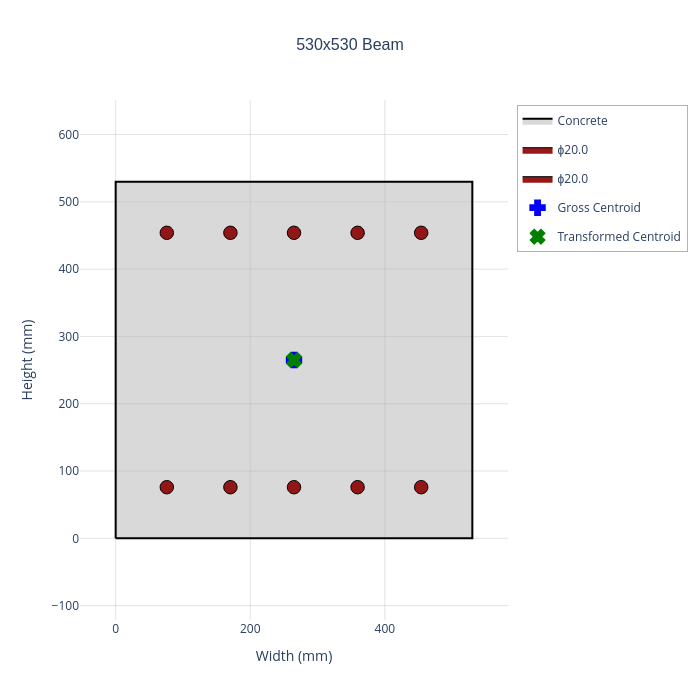

The notebook cell saved with this chart:
### Markdown cell above
## Making a Rectangular Section

### Code cell
# Section dimensions
width = 530  # mm
height = 530  # mm
cover = 50   # mm (to links, not the longitudinal bars)

# Create section
rect_section = create_rectangular_section(
    width=width,
    height=height,
    section_name=f"{width}x{height} Beam",
)

# Define reinforcement
link_diameter = 16
tension_bar_diameter = 20
compression_bar_diameter = 20

# Calculate bar positions (y-coordinate from bottom)
y_tension = cover + link_diameter + tension_bar_diameter / 2
y_compression = height - cover - link_diameter - compression_bar_diameter / 2

# Side cover for main bars
side_cover = cover + link_diameter

# Tension reinforcement - using create_linear_rebar_layer
tension_rebar = Rebar(diameter=tension_bar_diameter)
num_btm_bars = 5
tension_layer = create_linear_rebar_layer(
    rebar=tension_rebar,
    n_bars=num_btm_bars,
    start_point=(side_cover + tension_bar_diameter / 2, y_tension),
    end_point=(width - side_cover - tension_bar_diameter / 2, y_tension),
)
rect_section.add_rebar_group(tension_layer)

# Compression reinforcement
compression_rebar = Rebar(diameter=compression_bar_diameter)
num_top_bars = 5
compression_layer = create_linear_rebar_layer(
    rebar=compression_rebar,
    n_bars=num_top_bars,
    start_point=(side_cover + compression_bar_diameter / 2, y_compression),
    end_point=(width - side_cover - compression_bar_diameter / 2, y_compression),
)
rect_section.add_rebar_group(compression_layer)

# Shear reinforcement (H10@200, 2-leg links)
shear_rebar = ShearRebar(
    diameter=link_diameter,
    link_spacing=200,
    n_legs=2,
)

rect_section.plot(concrete=concrete)

print(f"Section: {rect_section.section_name}")
print(f"Dimensions: {width}mm x {height}mm")
print(f"Concrete: {concrete.grade} (f_ck = {concrete.f_ck} MPa, f_cd = {concrete.f_cd:.2f} MPa)")
print(f"Tension steel: {num_btm_bars}H{tension_bar_diameter} (A_s = {num_btm_bars * tension_rebar.area:.0f} mm²)")
print(f"Compression steel: {num_btm_bars}H{compression_bar_diameter} (A_s' = {num_top_bars * compression_rebar.area:.0f} mm²)")
print(f"Shear links: H{link_diameter}@{shear_rebar.link_spacing} ({shear_rebar.n_legs}-leg)")
print(f"Reinforcement ratio: {rect_section.reinforcement_ratio:.3%}")

### Figure 1 — Plotly figure (JSON) as saved in the notebook; plotly's stock layout.template omitted (floating-point values rounded to 4 significant figures)
{"data": [{"fill": "toself", "fillcolor": "rgba(180, 180, 180, 0.5)", "hoverinfo": "text", "hoveron": "fills+points", "hovertext": "<b>Concrete Section</b><br>Section Name: 530x530 Beam<br>Material Name: Concrete<br>Grade: C30/37<br>Gross I_xx: 6,575 x10⁶ mm⁴<br>Gross I_yy: 6,575 x10⁶ mm⁴<br>Reinforcement Ratio: 0.0112<br>Elastic Modulus E_cm: 32.84 GPa<br>Transformed I_xx: 7,147 x10⁶ mm⁴<br>Transformed I_yy: 6,861 x10⁶ mm⁴", "line": {"color": "black", "width": 2}, "mode": "lines", "name": "Concrete", "type": "scatter", "x": [0, 530, 530, 0, 0], "y": [0, 0, 530, 530, 0]}, {"fill": "toself", "fillcolor": "rgba(139, 0, 0, 0.9)", "hoverinfo": "text", "hoveron": "fills+points", "hovertext": "<b>Rebar</b><br>Diameter: ϕ20.0 mm<br>Grade: B500B<br>Area: 314.2 mm²<br>Position: (76.0, 76.0) mm<br>Total Steel Area: 3141.6 mm²", "legendgroup": "group_0", "line": {"color": "black", "width": 1}, "mode": "lines", "name": "ϕ20.0", "showlegend": true, "type": "scatter", "x": [86, 85.8, 85.19, 84.21, 82.89, 81.29, 79.47, 77.51, 75.49, 73.49, 71.6, 69.88, 68.41, 67.26, 66.46, 66.05, 66.05, 66.46, 67.26, 68.41, 69.88, 71.6, 73.49, 75.49, 77.51, 79.47, 81.29, 82.89, 84.21, 85.19, 85.8, 86], "y": [76, 78.01, 79.94, 81.71, 83.25, 84.49, 85.38, 85.88, 85.99, 85.68, 84.98, 83.91, 82.51, 80.85, 78.99, 77.01, 74.99, 73.01, 71.15, 69.49, 68.09, 67.02, 66.32, 66.01, 66.12, 66.62, 67.51, 68.75, 70.29, 72.06, 73.99, 76]}, {"fill": "toself", "fillcolor": "rgba(139, 0, 0, 0.9)", "hoverinfo": "text", "hoveron": "fills+points", "hovertext": "<b>Rebar</b><br>Diameter: ϕ20.0 mm<br>Grade: B500B<br>Area: 314.2 mm²<br>Position: (170.5, 76.0) mm<br>Total Steel Area: 3141.6 mm²", "legendgroup": "group_0", "line": {"color": "black", "width": 1}, "mode": "lines", "name": "ϕ20.0", "showlegend": false, "type": "scatter", "x": [180.5, 180.3, 179.7, 178.7, 177.4, 175.8, 174.0, 172.0, 170.0, 168.0, 166.1, 164.4, 162.9, 161.8, 161.0, 160.6, 160.6, 161.0, 161.8, 162.9, 164.4, 166.1, 168.0, 170.0, 172.0, 174.0, 175.8, 177.4, 178.7, 179.7, 180.3, 180.5], "y": [76, 78.01, 79.94, 81.71, 83.25, 84.49, 85.38, 85.88, 85.99, 85.68, 84.98, 83.91, 82.51, 80.85, 78.99, 77.01, 74.99, 73.01, 71.15, 69.49, 68.09, 67.02, 66.32, 66.01, 66.12, 66.62, 67.51, 68.75, 70.29, 72.06, 73.99, 76]}, {"fill": "toself", "fillcolor": "rgba(139, 0, 0, 0.9)", "hoverinfo": "text", "hoveron": "fills+points", "hovertext": "<b>Rebar</b><br>Diameter: ϕ20.0 mm<br>Grade: B500B<br>Area: 314.2 mm²<br>Position: (265.0, 76.0) mm<br>Total Steel Area: 3141.6 mm²", "legendgroup": "group_0", "line": {"color": "black", "width": 1}, "mode": "lines", "name": "ϕ20.0", "showlegend": false, "type": "scatter", "x": [275, 274.8, 274.2, 273.2, 271.9, 270.3, 268.5, 266.5, 264.5, 262.5, 260.6, 258.9, 257.4, 256.3, 255.5, 255.1, 255.1, 255.5, 256.3, 257.4, 258.9, 260.6, 262.5, 264.5, 266.5, 268.5, 270.3, 271.9, 273.2, 274.2, 274.8, 275], "y": [76, 78.01, 79.94, 81.71, 83.25, 84.49, 85.38, 85.88, 85.99, 85.68, 84.98, 83.91, 82.51, 80.85, 78.99, 77.01, 74.99, 73.01, 71.15, 69.49, 68.09, 67.02, 66.32, 66.01, 66.12, 66.62, 67.51, 68.75, 70.29, 72.06, 73.99, 76]}, {"fill": "toself", "fillcolor": "rgba(139, 0, 0, 0.9)", "hoverinfo": "text", "hoveron": "fills+points", "hovertext": "<b>Rebar</b><br>Diameter: ϕ20.0 mm<br>Grade: B500B<br>Area: 314.2 mm²<br>Position: (359.5, 76.0) mm<br>Total Steel Area: 3141.6 mm²", "legendgroup": "group_0", "line": {"color": "black", "width": 1}, "mode": "lines", "name": "ϕ20.0", "showlegend": false, "type": "scatter", "x": [369.5, 369.3, 368.7, 367.7, 366.4, 364.8, 363.0, 361.0, 359.0, 357.0, 355.1, 353.4, 351.9, 350.8, 350.0, 349.6, 349.6, 350.0, 350.8, 351.9, 353.4, 355.1, 357.0, 359.0, 361.0, 363.0, 364.8, 366.4, 367.7, 368.7, 369.3, 369.5], "y": [76, 78.01, 79.94, 81.71, 83.25, 84.49, 85.38, 85.88, 85.99, 85.68, 84.98, 83.91, 82.51, 80.85, 78.99, 77.01, 74.99, 73.01, 71.15, 69.49, 68.09, 67.02, 66.32, 66.01, 66.12, 66.62, 67.51, 68.75, 70.29, 72.06, 73.99, 76]}, {"fill": "toself", "fillcolor": "rgba(139, 0, 0, 0.9)", "hoverinfo": "text", "hoveron": "fills+points", "hovertext": "<b>Rebar</b><br>Diameter: ϕ20.0 mm<br>Grade: B500B<br>Area: 314.2 mm²<br>Position: (454.0, 76.0) mm<br>Total Steel Area: 3141.6 mm²", "legendgroup": "group_0", "line": {"color": "black", "width": 1}, "mode": "lines", "name": "ϕ20.0", "showlegend": false, "type": "scatter", "x": [464, 463.8, 463.2, 462.2, 460.9, 459.3, 457.5, 455.5, 453.5, 451.5, 449.6, 447.9, 446.4, 445.3, 444.5, 444.1, 444.1, 444.5, 445.3, 446.4, 447.9, 449.6, 451.5, 453.5, 455.5, 457.5, 459.3, 460.9, 462.2, 463.2, 463.8, 464], "y": [76, 78.01, 79.94, 81.71, 83.25, 84.49, 85.38, 85.88, 85.99, 85.68, 84.98, 83.91, 82.51, 80.85, 78.99, 77.01, 74.99, 73.01, 71.15, 69.49, 68.09, 67.02, 66.32, 66.01, 66.12, 66.62, 67.51, 68.75, 70.29, 72.06, 73.99, 76]}, {"fill": "toself", "fillcolor": "rgba(139, 0, 0, 0.9)", "hoverinfo": "text", "hoveron": "fills+points", "hovertext": "<b>Rebar</b><br>Diameter: ϕ20.0 mm<br>Grade: B500B<br>Area: 314.2 mm²<br>Position: (76.0, 454.0) mm<br>Total Steel Area: 3141.6 mm²", "legendgroup": "group_1", "line": {"color": "black", "width": 1}, "mode": "lines", "name": "ϕ20.0", "showlegend": true, "type": "scatter", "x": [86, 85.8, 85.19, 84.21, 82.89, 81.29, 79.47, 77.51, 75.49, 73.49, 71.6, 69.88, 68.41, 67.26, 66.46, 66.05, 66.05, 66.46, 67.26, 68.41, 69.88, 71.6, 73.49, 75.49, 77.51, 79.47, 81.29, 82.89, 84.21, 85.19, 85.8, 86], "y": [454, 456.0, 457.9, 459.7, 461.2, 462.5, 463.4, 463.9, 464.0, 463.7, 463.0, 461.9, 460.5, 458.9, 457.0, 455.0, 453.0, 451.0, 449.1, 447.5, 446.1, 445.0, 444.3, 444.0, 444.1, 444.6, 445.5, 446.8, 448.3, 450.1, 452.0, 454]}, {"fill": "toself", "fillcolor": "rgba(139, 0, 0, 0.9)", "hoverinfo": "text", "hoveron": "fills+points", "hovertext": "<b>Rebar</b><br>Diameter: ϕ20.0 mm<br>Grade: B500B<br>Area: 314.2 mm²<br>Position: (170.5, 454.0) mm<br>Total Steel Area: 3141.6 mm²", "legendgroup": "group_1", "line": {"color": "black", "width": 1}, "mode": "lines", "name": "ϕ20.0", "showlegend": false, "type": "scatter", "x": [180.5, 180.3, 179.7, 178.7, 177.4, 175.8, 174.0, 172.0, 170.0, 168.0, 166.1, 164.4, 162.9, 161.8, 161.0, 160.6, 160.6, 161.0, 161.8, 162.9, 164.4, 166.1, 168.0, 170.0, 172.0, 174.0, 175.8, 177.4, 178.7, 179.7, 180.3, 180.5], "y": [454, 456.0, 457.9, 459.7, 461.2, 462.5, 463.4, 463.9, 464.0, 463.7, 463.0, 461.9, 460.5, 458.9, 457.0, 455.0, 453.0, 451.0, 449.1, 447.5, 446.1, 445.0, 444.3, 444.0, 444.1, 444.6, 445.5, 446.8, 448.3, 450.1, 452.0, 454]}, {"fill": "toself", "fillcolor": "rgba(139, 0, 0, 0.9)", "hoverinfo": "text", "hoveron": "fills+points", "hovertext": "<b>Rebar</b><br>Diameter: ϕ20.0 mm<br>Grade: B500B<br>Area: 314.2 mm²<br>Position: (265.0, 454.0) mm<br>Total Steel Area: 3141.6 mm²", "legendgroup": "group_1", "line": {"color": "black", "width": 1}, "mode": "lines", "name": "ϕ20.0", "showlegend": false, "type": "scatter", "x": [275, 274.8, 274.2, 273.2, 271.9, 270.3, 268.5, 266.5, 264.5, 262.5, 260.6, 258.9, 257.4, 256.3, 255.5, 255.1, 255.1, 255.5, 256.3, 257.4, 258.9, 260.6, 262.5, 264.5, 266.5, 268.5, 270.3, 271.9, 273.2, 274.2, 274.8, 275], "y": [454, 456.0, 457.9, 459.7, 461.2, 462.5, 463.4, 463.9, 464.0, 463.7, 463.0, 461.9, 460.5, 458.9, 457.0, 455.0, 453.0, 451.0, 449.1, 447.5, 446.1, 445.0, 444.3, 444.0, 444.1, 444.6, 445.5, 446.8, 448.3, 450.1, 452.0, 454]}, {"fill": "toself", "fillcolor": "rgba(139, 0, 0, 0.9)", "hoverinfo": "text", "hoveron": "fills+points", "hovertext": "<b>Rebar</b><br>Diameter: ϕ20.0 mm<br>Grade: B500B<br>Area: 314.2 mm²<br>Position: (359.5, 454.0) mm<br>Total Steel Area: 3141.6 mm²", "legendgroup": "group_1", "line": {"color": "black", "width": 1}, "mode": "lines", "name": "ϕ20.0", "showlegend": false, "type": "scatter", "x": [369.5, 369.3, 368.7, 367.7, 366.4, 364.8, 363.0, 361.0, 359.0, 357.0, 355.1, 353.4, 351.9, 350.8, 350.0, 349.6, 349.6, 350.0, 350.8, 351.9, 353.4, 355.1, 357.0, 359.0, 361.0, 363.0, 364.8, 366.4, 367.7, 368.7, 369.3, 369.5], "y": [454, 456.0, 457.9, 459.7, 461.2, 462.5, 463.4, 463.9, 464.0, 463.7, 463.0, 461.9, 460.5, 458.9, 457.0, 455.0, 453.0, 451.0, 449.1, 447.5, 446.1, 445.0, 444.3, 444.0, 444.1, 444.6, 445.5, 446.8, 448.3, 450.1, 452.0, 454]}, {"fill": "toself", "fillcolor": "rgba(139, 0, 0, 0.9)", "hoverinfo": "text", "hoveron": "fills+points", "hovertext": "<b>Rebar</b><br>Diameter: ϕ20.0 mm<br>Grade: B500B<br>Area: 314.2 mm²<br>Position: (454.0, 454.0) mm<br>Total Steel Area: 3141.6 mm²", "legendgroup": "group_1", "line": {"color": "black", "width": 1}, "mode": "lines", "name": "ϕ20.0", "showlegend": false, "type": "scatter", "x": [464, 463.8, 463.2, 462.2, 460.9, 459.3, 457.5, 455.5, 453.5, 451.5, 449.6, 447.9, 446.4, 445.3, 444.5, 444.1, 444.1, 444.5, 445.3, 446.4, 447.9, 449.6, 451.5, 453.5, 455.5, 457.5, 459.3, 460.9, 462.2, 463.2, 463.8, 464], "y": [454, 456.0, 457.9, 459.7, 461.2, 462.5, 463.4, 463.9, 464.0, 463.7, 463.0, 461.9, 460.5, 458.9, 457.0, 455.0, 453.0, 451.0, 449.1, 447.5, 446.1, 445.0, 444.3, 444.0, 444.1, 444.6, 445.5, 446.8, 448.3, 450.1, 452.0, 454]}, {"hoverinfo": "text", "hovertext": "<b>Gross Centroid</b><br>Position: (265.0, 265.0) mm<br>Gross Area: 280,900 mm²", "marker": {"color": "blue", "line": {"color": "blue", "width": 2}, "size": 12, "symbol": "cross"}, "mode": "markers", "name": "Gross Centroid", "type": "scatter", "x": [265], "y": [265]}, {"hoverinfo": "text", "hovertext": "<b>Transformed Centroid</b><br>Position: (265.0, 265.0) mm<br>Transformed Area: 296,893 mm²<br>Elastic Modulus: 32.84 GPa", "marker": {"color": "green", "line": {"color": "green", "width": 2}, "size": 12, "symbol": "x"}, "mode": "markers", "name": "Transformed Centroid", "type": "scatter", "x": [265.0], "y": [265.0]}], "layout": {"height": 700, "hovermode": "closest", "legend": {"bgcolor": "rgba(255, 255, 255, 0.8)", "bordercolor": "rgba(0, 0, 0, 0.3)", "borderwidth": 1, "x": 1.02, "xanchor": "left", "y": 0.99, "yanchor": "top"}, "plot_bgcolor": "white", "showlegend": true, "title": {"font": {"family": "Arial, sans-serif", "size": 16}, "text": "530x530 Beam", "x": 0.5, "xanchor": "center"}, "width": 700, "xaxis": {"gridcolor": "rgba(200, 200, 200, 0.5)", "range": [-53, 583], "scaleanchor": "y", "scaleratio": 1, "showgrid": true, "title": {"text": "Width (mm)"}, "zeroline": false}, "yaxis": {"gridcolor": "rgba(200, 200, 200, 0.5)", "range": [-53, 583], "showgrid": true, "title": {"text": "Height (mm)"}, "zeroline": false}}}
